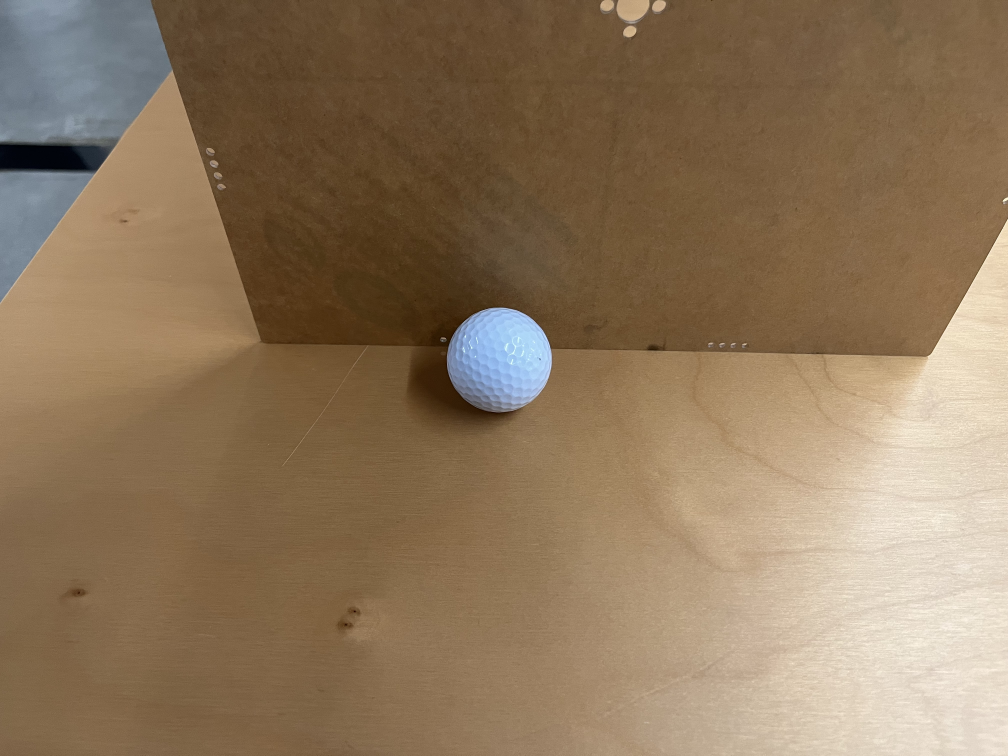
#> input picture tutorials/Img/golfball.jpg, 4032 x 3024 px, found by its file name (shown at 1/4 size)
$ jupyter execute golfball.ipynb
#> lines starting #> are read from the running program, lines starting #| are printed output that depends on the picture; after the words box and inside, x2 and y2 are one past the last pixel; in counts of white or black regions, pixels touching at a corner belong together
[cell 1]
import cv2
import matplotlib.pyplot as plt
import numpy as np

# 读取图片
dst = cv2.imread('img/golfball.jpg', 1)
#> dst is the input picture: shape (3024, 4032, 3); mean B, G, R 91.1, 118.2, 141.3

hsv = cv2.cvtColor(dst, cv2.COLOR_BGR2HSV)
#> hsv: shape (3024, 4032, 3); mean H, S, V 20.9, 105, 143

# 设定白色阈值
white_lower = np.array([0, 50, 200])
white_upper = np.array([179, 150, 255])

# 二值化筛选出白色
binary_white = cv2.inRange(hsv, white_lower, white_upper)
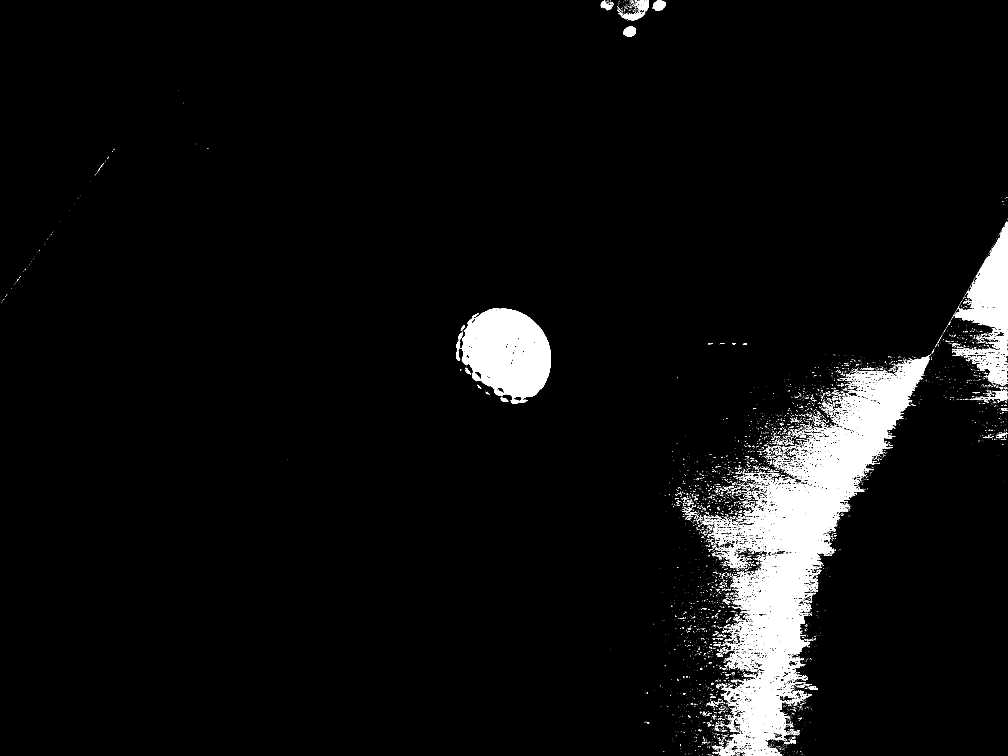
#> binary_white: shape (3024, 4032) (shown at 1/4 size); 4.3% white; 9749 white regions (9152 under 20 px)

# [7 lines of commented-out code are left out]

dst_white = dst.copy()
# 轮廓检测
contours, hierarchy = cv2.findContours(binary_white, cv2.RETR_TREE, cv2.CHAIN_APPROX_SIMPLE)
#> contours = 23276 contours, 22069 with area under 20; largest, box (x1, y1, x2, y2) and area: (2832, 1415, 3725, 3024) 342726, (1842, 1233, 2204, 1601) 96824, (3811, 887, 4032, 1540) 56910, (2906, 2610, 3049, 2678) 3467, (2494, 105, 2544, 148) 1442

detected_countours = []

def drawBox(dst, contours):
    # 筛选轮廓
    for i in range(len(contours)):
        # 轮廓面积
        area = cv2.contourArea(contours[i])
        if area < 5000:
            continue
        # 找到最小矩形
        rect = cv2.minAreaRect(contours[i])
        # 计算最小矩形的坐标
        box = cv2.boxPoints(rect)
        box = np.int0(box)
        # 绘制最小矩形
        r = (abs(box[1][1]-box[0][1])/(box[3][0]-box[0][0]))
        if (r > 0.5 and r < 2):
            detected_countours.append(box)
#> this loop made 23276 passes
#> area on passes 45, 50: 33.5, 30
#> after the loop, detected_countours = [[[2167, 1622], [1806, 1545], [1879, 1202], [2241, 1280]]]

drawBox(dst, contours)

for i in range(0, len(detected_countours)):
    cv2.drawContours(dst, [detected_countours[i]], 0, (0, 255, 0), 3)
#> this loop made 1 pass

plt.figure(figsize=(15, 15))

# plt.subplot(1, 2, 1)
# plt.imshow(cv2.cvtColor(dst_white, cv2.COLOR_BGR2RGB))
# plt.title('Green')

plt.subplot(1, 2, 2)
plt.imshow(cv2.cvtColor(dst, cv2.COLOR_BGR2RGB))
plt.title('Result')

plt.show()
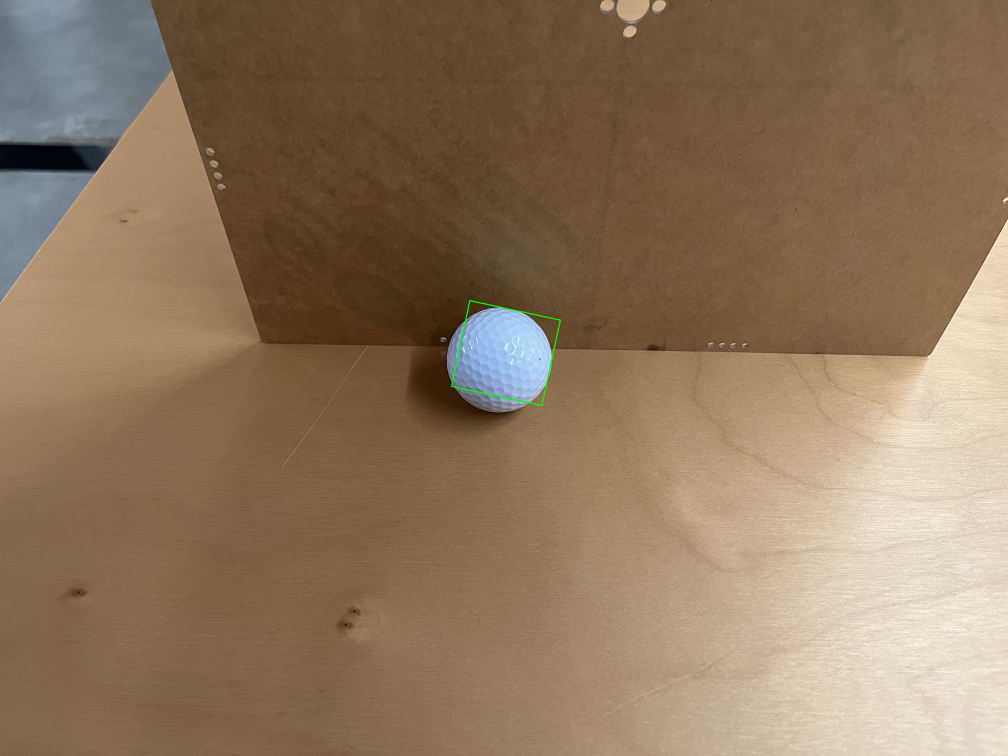
#> shown: shape (3024, 4032, 3) (shown at 1/4 size); mean R, G, B 141.3, 118.3, 91.1

# 计算轮廓的中心点
def getCenter(contour):
    # 计算轮廓的矩
    M = cv2.moments(contour)
#> M = moments, m00 129510, centre m10/m00, m01/m00 = (2023.2, 1412.1)
    if M['m00'] == 0:
        return 0, 0
    else:
        cx = int(M['m10']/M['m00'])
#> cx = 2023
        cy = int(M['m01']/M['m00'])
#> cy = 1412
        return cx, cy

white_x, white_y = getCenter(detected_countours[0])
#> white_x = 2023; white_y = 1412

print('白色轮廓中心点：', white_x, white_y)
#| 白色轮廓中心点： 2023 1412

def drawCenter(dst, x, y):
#> called with x = 2023, y = 1412
    cv2.circle(dst, (x, y), 15, (255, 0, 0), -1)

# 绘制中心点
drawCenter(dst, white_x, white_y)

# 坐标转换
def TransformCoordinate(x, y):
#> called with x = 2023, y = 1412
    x = x - 640
#> x = 1383
    y = 360 - y
#> y = -1052
    return x, y

white_x, white_y = TransformCoordinate(white_x, white_y)
#> white_x = 1383; white_y = -1052

print('白色轮廓中心点：', white_x, white_y)
#| 白色轮廓中心点： 1383 -1052

plt.imshow(cv2.cvtColor(dst, cv2.COLOR_BGR2RGB))
plt.show()
